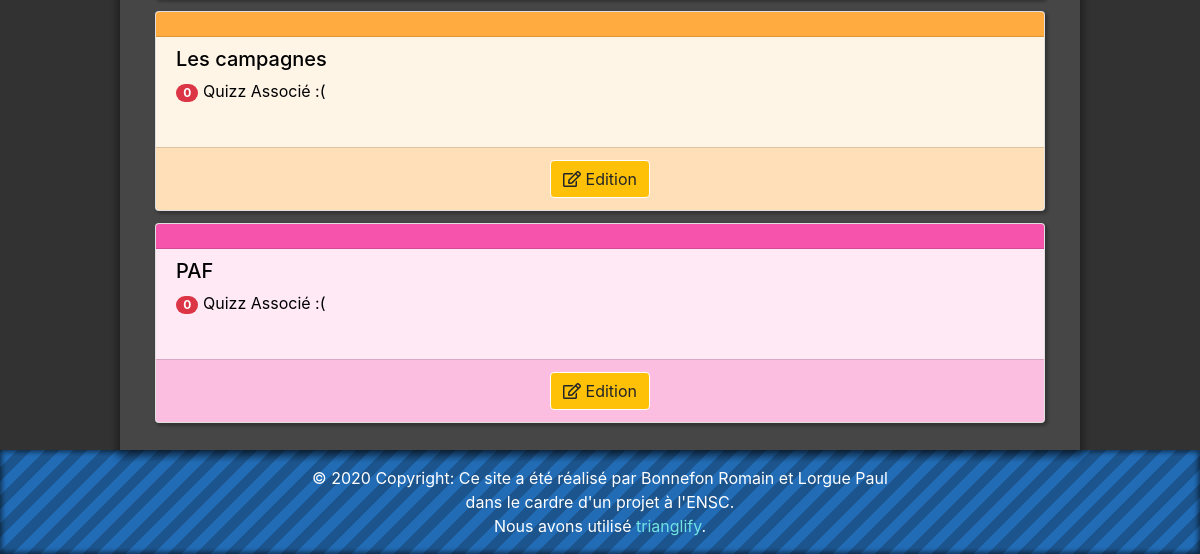
The app's page /admin/theme.php (signed in, lower part), older data.
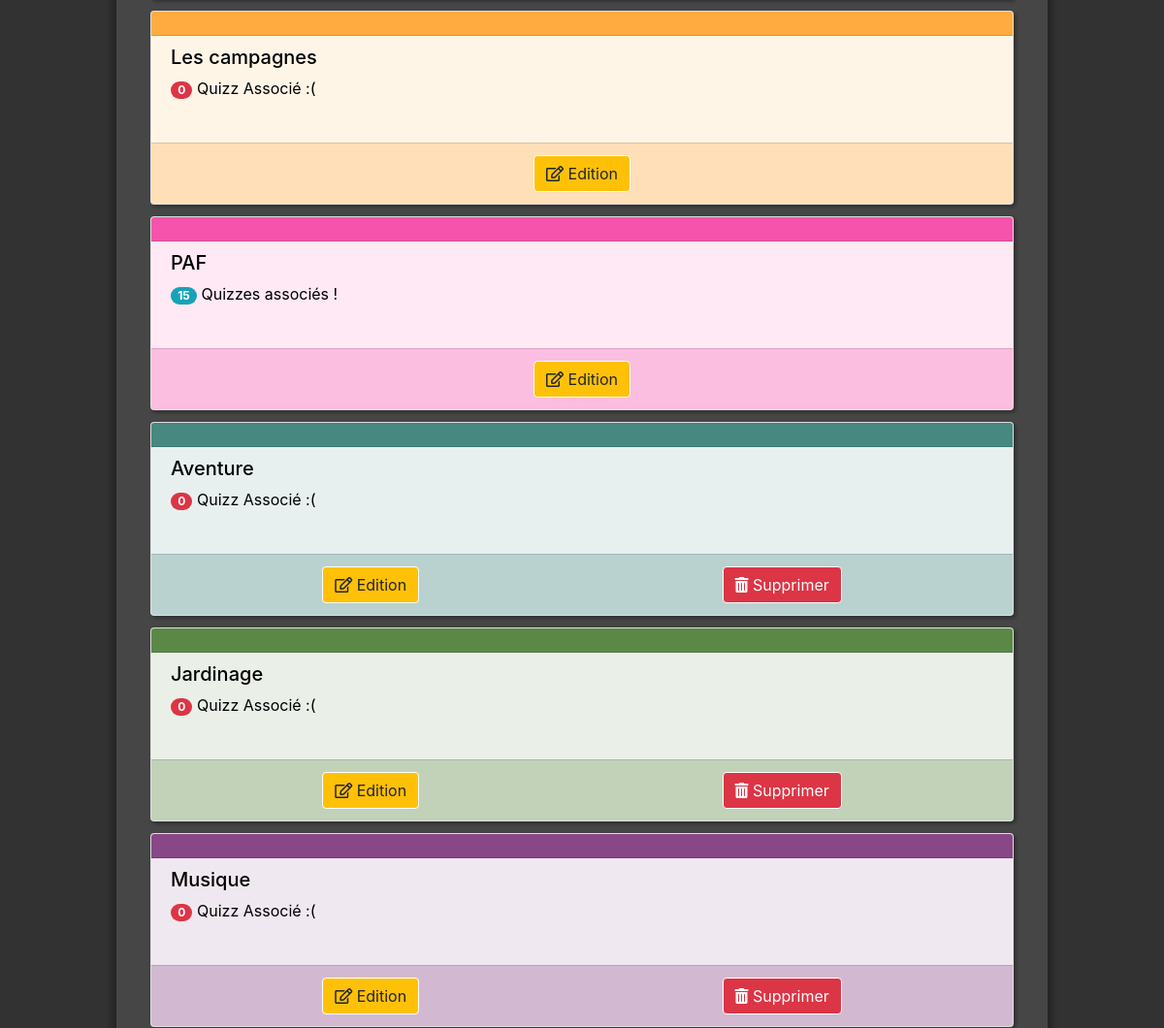
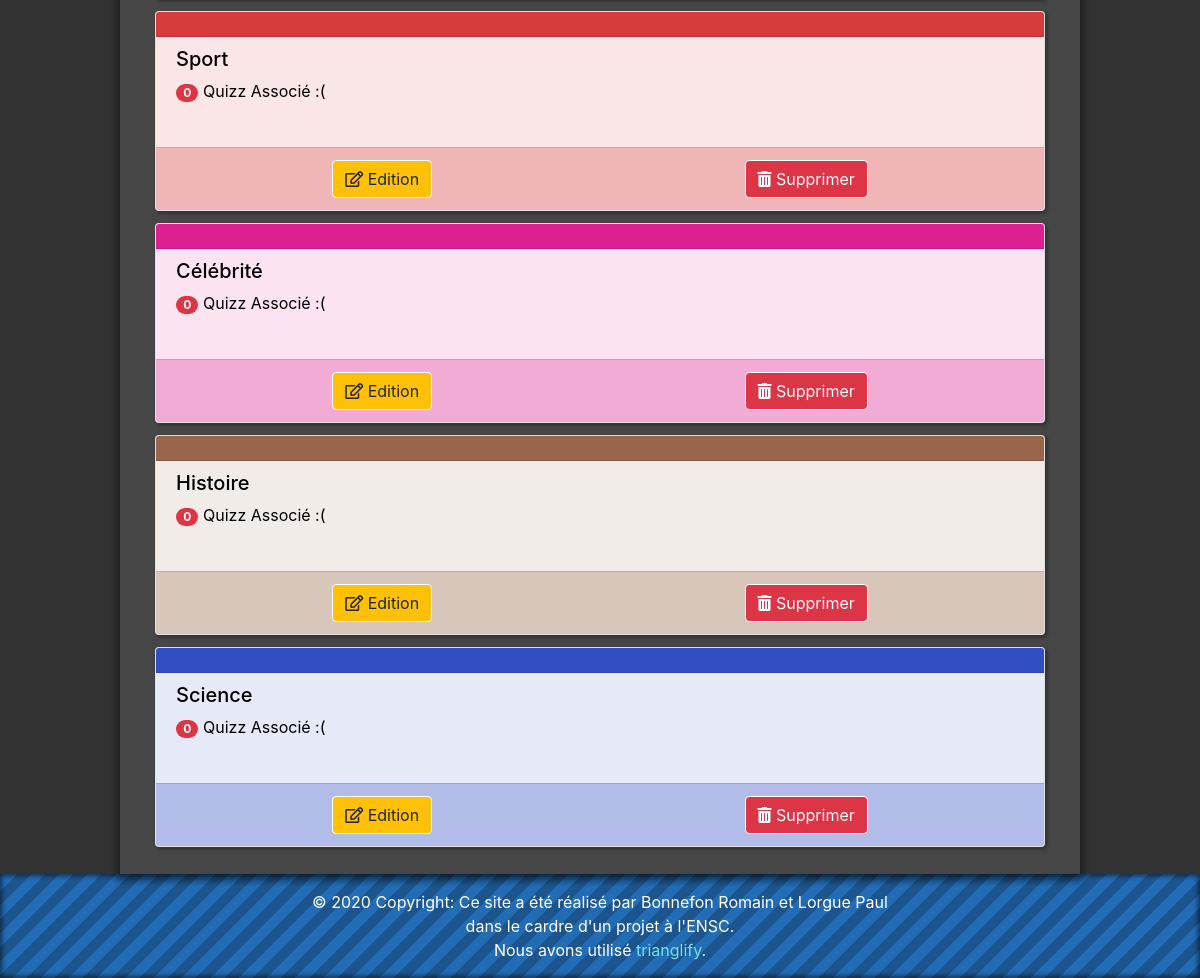
The same page, newer data (2 pictures, top to bottom).
### tables this page shows
CREATE TABLE theme
(
  th_id INTEGER NOT NULL PRIMARY KEY AUTO_INCREMENT,
  th_nom VARCHAR(50) NOT NULL,
  th_couleur VARCHAR(7) NOT NULL,
  th_description VARCHAR(500),
  th_is_principal BIT(1)
);

### include/index_location.php (called while the page is built)
<?php
  $index_location = "/trivial/trivialquizz";
?>

### include/functions.php (called while the page is built, shortened)
<?php
  function tryQueryBDD($bdd, $sql)
  {
    try {
      $request = $bdd -> query($sql);
      $result = $request -> fetchAll();
      if(empty($result)) {
        return null;
      }
      else {
        return $result;
      }
    } catch (\Exception $e) {
      return null;
    }
  }
  function loadThemeFromSQLResult($result)
  {
    $_THEME["id"] = $result["th_id"];
    $_THEME["nom"] = $result["th_nom"];
    $_THEME["desc"] = $result["th_description"];
    $_THEME["couleur"] = $result["th_couleur"];
    $_THEME["is_Principal"] = $result["th_is_principal"];
    return $_THEME;
  }
  function tabFormat($data, $fonction){
    for($i = 0; $i<count($data); $i++)
    {
      $temp = $fonction($data[$i]);
      $id = $temp["id"];
      $_DATA["$id"] = $temp;
    }
    return $_DATA;
  }
        function getAllThemesInfos($bdd)
        {
          $data = tryQueryBDD($bdd, "SELECT * FROM theme");
          return tabFormat($data, "loadThemeFromSQLResult");
        }
        function getNumbersOfQuizzesOfThemes($bdd)
        {
          $data = tryQueryBDD($bdd, "SELECT COUNT(*) AS NB, th_id FROM quiz GROUP BY th_id");
          if ($data == null)
          {
              return null;
          }
          foreach ($data as $infos)
          {
            $_NUMBERS[$infos["th_id"]] = $infos["NB"];
          }
          return $_NUMBERS;
        }
?>

### admin/theme.php (the view, shortened to what this page needs)
<?php
  require_once "../include/index_location.php";
  require_once "../include/liaisonbdd.php";
  require_once "../include/functions.php";
  $_THEMES = getAllThemesInfos($bdd);
?>
<!doctype html>
<html lang="fr">
<head>
  <?php require_once "../include/header.php"?>
  <link rel="stylesheet" href="../css/cards.css" />
  <link rel="stylesheet" href="../css/modal.css" />
</head>
<body>
  <?php require_once "../include/navbar.php"?>
  <div class="cadre-global">
    <div class="cadre-central">
      <a class="blue-text" href="../index.php">
      <div>
      <article class="container">
          <div>
          <div class="card-columns">
            <?php
              $_NBOFQUIZZ = getNumbersOfQuizzesOfThemes($bdd);
              foreach($_THEMES as $_THEME)
              {
                ?>
                <div id="themeN<?= $_THEME["id"]?>" class="card">
                  <div class="card-header" style="background-color: <?= $_THEME['couleur'] ?>;">
                  </div>
                  <div class="card-body" style="background: <?= $_THEME['couleur'] ?>20;">
                    <h5><?= $_THEME["nom"] ?></h5>
                    <div class="card-text"><?php
                    if(!empty($_NBOFQUIZZ[$_THEME["id"]])){
                      if($_NBOFQUIZZ[$_THEME["id"]]==1){
                        echo '<span class="badge badge-pill badge-info">1</span> Quizz Associé !';
                      }
                      else {
                        echo '<span class="badge badge-pill badge-info">'.$_NBOFQUIZZ[$_THEME["id"]].'</span> Quizzes associés !';
                      }
                    }
                    else{
                        echo '<span class="badge badge-pill badge-danger">0</span> Quizz Associé :(';
                    } ?></div>
                    <br/>
                  </div>
                  <div class="card-footer d-flex justify-content-around" style="background: <?= $_THEME['couleur'] ?>60;">
                    <a href="theme-edit.php?id=<?= $_THEME["id"] ?>">
                      <button type="button" class="btn btn-warning btn-border-blanc">
                        <i class="far fa-edit"></i>
                        Edition
                      </button>
                    </a>
                    <?php if($_THEME["is_Principal"] == 0){
                      ?>
                      <button id="suppressionThemeN<?= $_THEME["id"]?>" type="button" class="btn btn-danger btn-border-blanc">
                        <i class="fas fa-trash-alt" style="color: #ffffff;"></i>
                        Supprimer
                      </button>
                    <?php } ?>
                  </div>
                </div>
              <?php
              }
            ?>
            </div>
          </article>
        </div>
      </div>
      </div>
  <?php require_once "modals/theme-create.php"?>
</body>
</html>

### include/header.php (shortened to what this page needs)
<?php require_once "index_location.php" ?>
<link rel="stylesheet" href="<?=$index_location?>/css/style-base.css">
<link rel="stylesheet" href="https://stackpath.bootstrapcdn.com/bootstrap/4.1.3/css/bootstrap.min.css">
<link rel="stylesheet" href="<?=$index_location?>/lib/fontawesome-free-5.13.0-web/css/all.css">

### include/navbar.php (shortened to what this page needs)
<?php
  require_once "index_location.php";
  require_once "liaisonbdd.php";
  require_once "functions.php";
?>
<link rel="stylesheet" type="text/css" href="<?=$index_location?>/css/modal.css">

### admin/modals/theme-create.php (shortened to what this page needs)
<link rel="stylesheet" href="https://unpkg.com/huebee@1/dist/huebee.min.css">

### css/style-base.css (style rules this page uses)
:root { --navbar-height: 95px; }
body { font-family: "CaviarDreams"; }
footer { color: white; background: repeating-linear-gradient(-45deg, #1C558E, 10px, #226cb6 10px, #226cb6 20px); box-shadow: inset 0px 0px 5px 2px rgba(0, 0, 0, .55); }
html { margin-top: var(--navbar-height); overflow-x: hidden; }
.cadre-global { box-shadow: 0px 0px 5px 1px rgba(0, 0, 0, .55); display: flex; width: auto; justify-content: center; background-color: rgb(50,50,50); min-height: calc(100vh - 1.7*var(--navbar-height)); }
body { background-color: rgb(50,50,50) !important; overflow-x: hidden; width: 100vw; }
.cadre-central { box-shadow: 2px 5px 6px 3px rgba(0, 0, 0, .2), -2px 5px 6px 3px rgba(0, 0, 0, .2); width: 70%; height: 100%; padding: 10px 20px 15px 20px; background-color: rgb(70,70,70); color: white; min-height: calc(100vh - 1.7*var(--navbar-height)); }
.btn-border-blanc { border-color: white !important; border-width: thick; }
.blue-text { color: #71E3E3 !important; }
a { text-decoration: none !important; }
@media (min-width: 768px) and (max-width: 1200px) { .navbar-center, .cadre-central { width: 80% !important; } }

### css/cards.css (style rules this page uses)
.card-columns { width: 100% !important; }
@media (max-width: 1400px) { .card-columns { column-count: 1 !important; } }
.card-body { padding-top: 10px !important; }
.card { min-width: 100%; margin-bottom: 25px; box-shadow: 2px 2px 3px 1px rgba(0, 0, 0, .25); color: black !important; }
@media (min-width: 1001px) and (max-width: 1400px) { .card-columns { column-count: 2; } }

Row changes from the older to the newer data that the page shows:
shown differently, row unchanged: theme "PAF": id (not shown) → "15"; text "0 Quizz Associé :(" → "Quizzes associés !"
added theme: th_nom "Aventure", shows "0"
added theme: th_nom "Jardinage", shows "0"
added theme: th_nom "Musique", shows "0"
added theme: th_nom "Sport", shows "0"
added theme: th_nom "Célébrité", shows "0"
added theme: th_nom "Histoire", shows "0"
added theme: th_nom "Science", shows "0"
